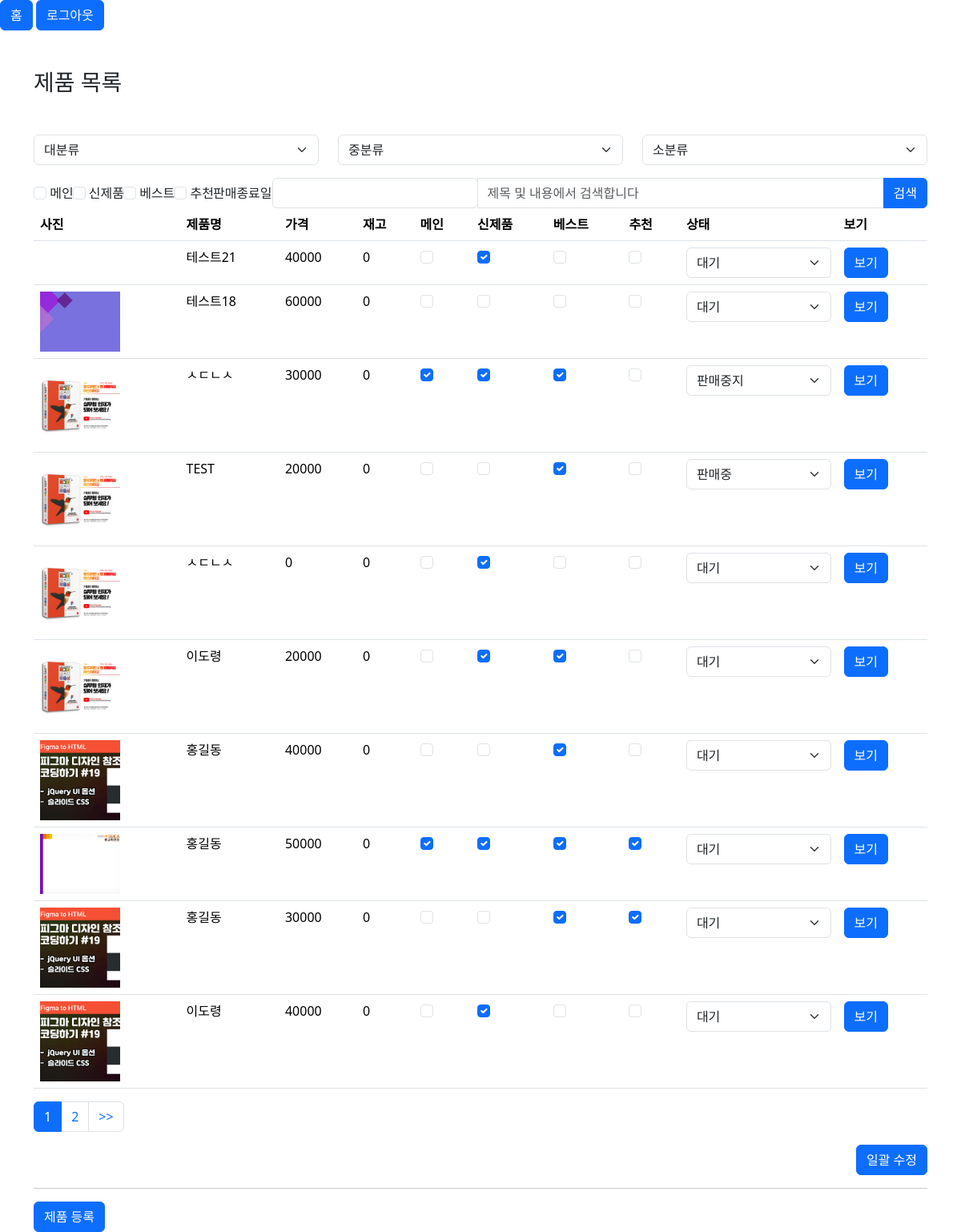
Page /admin/product/product_list.php (signed in) on the earlier database version.
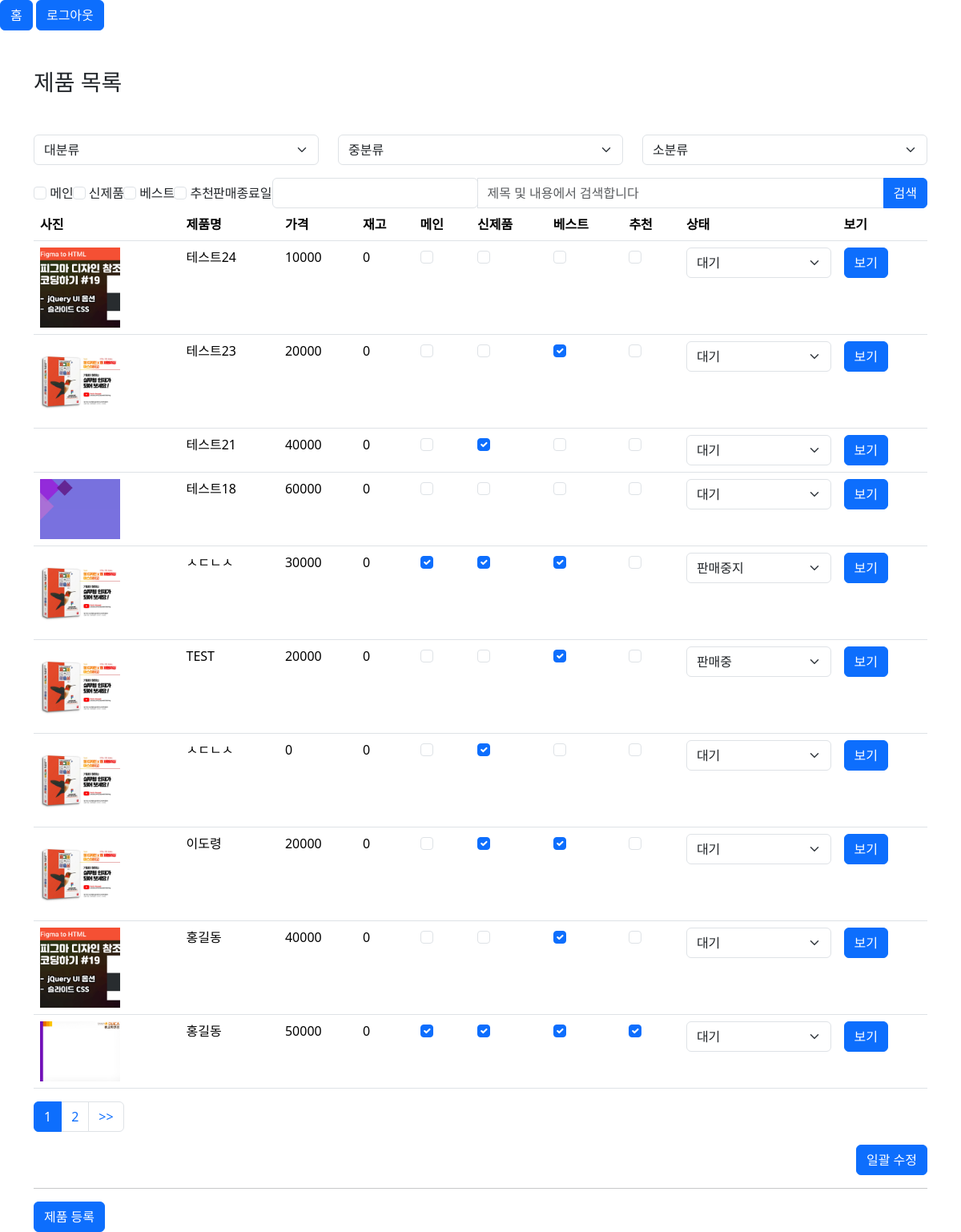
Same page on the later database version.
### tables this page shows
CREATE TABLE `products` (
  `pid` int(11) NOT NULL,
  `name` varchar(500) NOT NULL,
  `cate` varchar(100) DEFAULT NULL,
  `content` text DEFAULT NULL,
  `thumbnail` varchar(100) DEFAULT NULL,
  `price` double DEFAULT NULL,
  `sale_price` double DEFAULT NULL,
  `sale_ratio` double DEFAULT NULL,
  `cnt` int(11) DEFAULT NULL,
  `sale_cnt` int(11) DEFAULT NULL,
  `isnew` tinyint(4) DEFAULT NULL,
  `isbest` tinyint(4) DEFAULT NULL,
  `isrecom` tinyint(4) DEFAULT NULL,
  `ismain` tinyint(4) DEFAULT NULL,
  `locate` tinyint(4) DEFAULT NULL,
  `userid` varchar(100) DEFAULT NULL,
  `sale_end_date` datetime DEFAULT NULL,
  `reg_date` datetime DEFAULT NULL,
  `status` tinyint(4) DEFAULT 0,
  `delivery_fee` double DEFAULT NULL,
  `file_table_id` varchar(50) DEFAULT NULL,
  `option_id` varchar(50) DEFAULT NULL
);

### admin/inc/pagenation.php (called while the page is built, shortened)
<?php
  $pageNumber = $_GET['pageNumber'] ?? 1;
  $pageCount = $_GET['pageCount'] ?? 10;
  $statLimit = ($pageNumber-1)*$pageCount;
  $endLimit = $pageCount;
  $pagesql = "SELECT COUNT(*) as cnt from $pagenationTarget";
  $page_result = $mysqli->query($pagesql);
  $page_row = $page_result->fetch_object();
  $row_num = $page_row->cnt;
  $block_ct = 5;
  $block_num = ceil($pageNumber/$block_ct);
  $block_start = (($block_num -1)*$block_ct) + 1;
  $block_end = $block_start + $block_ct -1;
  $total_page = ceil($row_num/$pageCount);
  if($block_end > $total_page) $block_end = $total_page;
  ?>

### admin/product/product_list.php (the view, shortened to what this page needs)
<?php
  include_once $_SERVER['DOCUMENT_ROOT'].'/abcmall/admin/inc/header.php';
  $pagenationTarget = 'products';
  include_once $_SERVER['DOCUMENT_ROOT'].'/abcmall/admin/inc/pagenation.php';
  $search_where = '';
  $sql = "SELECT * from products where 1=1" ;
  $sql .= $search_where;
  $order = " order by pid desc";
  $limit = " limit $statLimit, $endLimit";
  $query = $sql.$order.$limit;
  $result = $mysqli -> query($query);
  while($rs = $result -> fetch_object()){
    $rsc[] = $rs;
  }
?>
<div class="container">
  <h1 class="h3 mt-5">제품 목록</h1>
  <form action="" class="mt-5" id="search_form">
    <div class="row">
      <div class="col-md-4">
        <select class="form-select" aria-label="Default select example" id="cate1" name="cate1">
          <option selected disabled>대분류</option>
        </select>
      </div>
      <div class="col-md-4">
        <select class="form-select" aria-label="Default select example" id="cate2" name="cate2">
          <option selected disabled>중분류</option>
        </select>
      </div>
      <div class="col-md-4">
        <select class="form-select" aria-label="Default select example" id="cate3" name="cate3">
          <option selected disabled>소분류</option>
        </select>
      </div>
    </div>
    <div class="input-group d-flex g-5 align-items-center mt-3 justify-content-between">
      <span>
        <input class="form-check-input" type="checkbox" value="1" name="ismain" id="ismain">
        <label class="form-check-label" for="ismain">메인</label>
      </span>
      <span>
        <input class="form-check-input" type="checkbox" value="1" name="isnew" id="isnew">
        <label class="form-check-label" for="isnew">신제품</label>
      </span>
      <span>
        <input class="form-check-input" type="checkbox" value="1" name="isbest" id="isbest">
        <label class="form-check-label" for="isbest">베스트</label>
      </span>
      <span>
        <input class="form-check-input" type="checkbox" value="1" name="isrecom" id="isrecom">
        <label class="form-check-label" for="isrecom">추천</label>
      </span>
      <span class="d-flex g-5 align-items-center">
        <label for="end_date">판매종료일</label>
        <input type="text" class="form-control" name="sale_end_date" id="end_date">
      </span>
      <input type="text" class="form-control" name="search_keyword" id="search_keyword" placeholder="제목 및 내용에서 검색합니다">
      <button class="btn btn-primary">검색</button>
    </div>
  </form>
  <form action="plist_update.php" method="GET">
    <table class="table product_list">
      <thead>
        <tr>
          <th scope="col">사진</th>
          <th scope="col">제품명</th>
          <th scope="col">가격</th>
          <th scope="col">재고</th>
          <th scope="col">메인</th>
          <th scope="col">신제품</th>
          <th scope="col">베스트</th>
          <th scope="col">추천</th>
          <th scope="col">상태</th>
          <th scope="col">보기</th>
        </tr>
      </thead>
      <tbody>
          <?php
            if(isset($rsc)){
              foreach($rsc as $item){
            ?>
        <tr>
          <td>
            <img src="<?php echo $item->thumbnail ?>" alt="">
          </td>
          <td><?php echo $item->name ?></td>
          <td><?php echo $item->price ?></td>
          <td><?php echo $item->cnt ?></td>
          <td>
            <input class="form-check-input" type="checkbox" value="<?php echo $item->ismain ?>" <?php if($item->ismain){ echo "checked"; } ?> name="ismain[<?php echo $item->pid ?>]" id="ismain[<?php echo $item->pid ?>]">
          </td>
          <td>
            <input class="form-check-input" type="checkbox" value="<?php echo $item->isnew ?>" <?php if($item->isnew){ echo "checked"; } ?> name="isnew[<?php echo $item->pid ?>]" id="isnew[<?php echo $item->pid ?>]">
          </td>
          <td>
            <input class="form-check-input" type="checkbox" value="<?php echo $item->isbest ?>" <?php if($item->isbest){ echo "checked"; } ?> name="isbest[<?php echo $item->pid ?>]" id="isbest[<?php echo $item->pid ?>]">
        </td>
          <td>
            <input class="form-check-input" type="checkbox" value="<?php echo $item->isrecom ?>" <?php if($item->isrecom){ echo "checked"; } ?> name="isrecom[<?php echo $item->pid ?>]" id="isrecom[<?php echo $item->pid ?>]">
        </td>
          <td>
            <select name="stat[<?php echo $item->pid ?>]" id="stat[<?php echo $item->pid ?>]" class="form-select" aria-label="대기설정 변경">
              <option value="-1"  <?php if($item->status==-1) {echo "selected"; } ?> >판매중지</option>
              <option value="0" <?php if($item->status==0) {echo "selected"; } ?> >대기</option>
              <option value="1"  <?php if($item->status==1) {echo "selected"; } ?> >판매중</option>
            </select>
          </td>
          <td>
          <a href="product_view.php?pid=<?php echo $item->pid ?>" class="btn btn-primary">보기</a>
          </td>
        </tr>
      <?php
          }
        } else {
      ?>
        <tr>
          <td colspan="10"> 검색 결과 없습니다 </td>
        </tr>
        <?php
          }
      ?>
      </tbody>
    </table>
    <nav aria-label="페이지네이션">
      <ul class="pagination">
      <?php
          for($i=$block_start;$i<=$block_end;$i++){
            if($pageNumber == $i){
                echo "<li class=\"page-item active\" aria-current=\"page\"><a href=\"?pageNumber=$i\" class=\"page-link\">$i</a></li>";
            }else{
                echo "<li class=\"page-item\"><a href=\"?pageNumber=$i\" class=\"page-link\">$i</a></li>";
            }
          }
          if($pageNumber<$total_page){
            echo "<li class=\"page-item\"><a href=\"?pageNumber=$total_page\" class=\"page-link\">&gt;&gt;</a></li>";
          }
        ?>
      </ul>
    </nav>
    <div class="d-flex justify-content-end">
      <button class="btn btn-primary">일괄 수정</button>
    </div>
  </form>
<hr>
<a href="product_up.php" class="btn btn-primary">제품 등록</a>
</div>
<?php
  include_once $_SERVER['DOCUMENT_ROOT'].'/abcmall/admin/inc/footer.php';
?>

### admin/inc/header.php (shortened to what this page needs)
<!DOCTYPE html>
<html lang="en">
<head>
  <link href="https://cdn.jsdelivr.net/npm/bootstrap@5.3.1/dist/css/bootstrap.min.css" rel="stylesheet">
  <link rel="stylesheet" href="https://cdnjs.cloudflare.com/ajax/libs/jqueryui/1.13.2/themes/base/jquery-ui.min.css" />
  <link href="/abcmall/admin/css/style.css" rel="stylesheet">
</head>
<body>
<a href="/abcmall/admin/index.php" class="btn btn-primary">홈</a>
<?php
  if(isset($_SESSION['AUID'])){
    if($_SESSION['AUID'] == 'admin'){
  ?>
  <a href="/abcmall/admin/logout.php" class="btn btn-primary">로그아웃</a>
  <?php
    }
  }
?>

### admin/inc/footer.php (shortened to what this page needs)
</body>
</html>

### admin/css/style.css (style rules this page uses)
label { white-space: nowrap; }
.product_list img { width: 100px; }

Differences in the rows shown:
no longer on this page (row unchanged): products: thumbnail (picture), name "홍길동", price "30000", cnt "0", isbest "☑", isrecom "☑", status+pid "대기"
no longer on this page (row unchanged): products: thumbnail (picture), name "이도령", price "40000", cnt "0", isnew "☑", status+pid "대기"
added products: thumbnail (picture), name "테스트24", price "10000", cnt "0", status+pid "대기"
added products: thumbnail (picture), name "테스트23", price "20000", cnt "0", isbest "☑", status+pid "대기"
